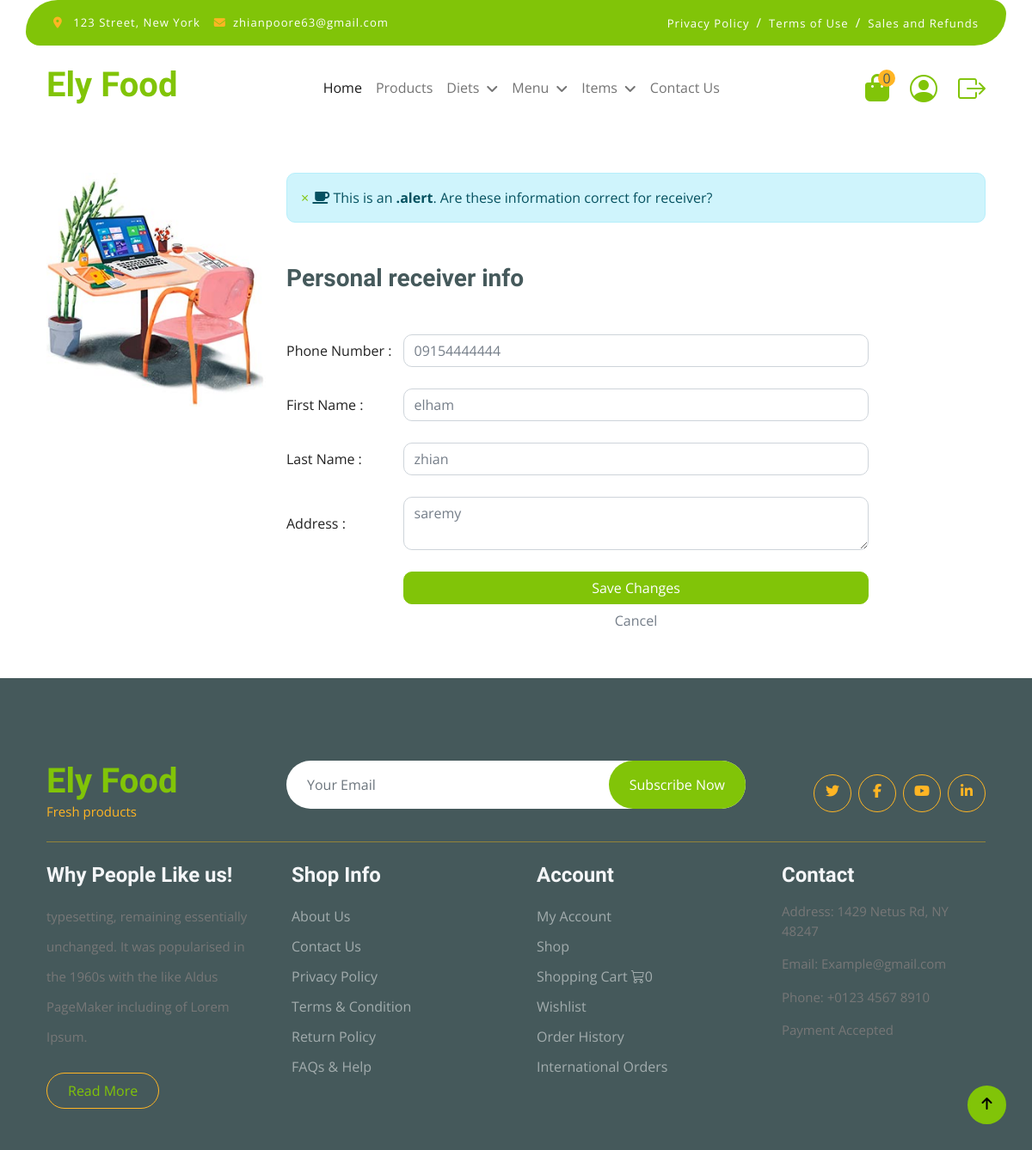
Page /cart/order/create/ (signed in) on the committed database.
### accounts/models.py (models this page shows, shortened)
class User(AbstractBaseUser, PermissionsMixin):
    phone_number = models.CharField(max_length=11, unique=True)
    email = models.EmailField(max_length=255,unique=True)
    first_name = models.CharField(max_length=255, null=True,blank=True)
    last_name = models.CharField(max_length=255, null=True,blank=True)
    address = models.TextField(null=True,blank=True)
    is_active = models.BooleanField(default=True)
    is_admin = models.BooleanField(default=False)
    objects = UserManager()
    USERNAME_FIELD = 'phone_number'
    REQUIRED_FIELDS = ['email']

### cart/views.py (the view, shortened to what this page needs)
# urls.py: path('order/create/', views.OrderCreateView.as_view(), name='order_create'),
class OrderCreateView(LoginRequiredMixin, View):
    form_class = UserInfoForm
    template_name = 'cart/order-create.html'
    def get(self, request):
        ctx = {
            'form': self.form_class(instance=request.user),
        }
        return render(request, self.template_name, ctx)

### cart/forms.py (shortened to what this page needs)
class UserInfoForm(forms.ModelForm):
    class Meta:
        model = User
        fields = ('phone_number','first_name', 'last_name','address')

### cart/cart.py (called while the page is built)
    def __len__(self):
        return sum(1 for item in self.cart.values())

    def __len__(self):
        return sum(1 for item in self.variant_cart.values())

### cart/context_processors.py (called while the page is built)
def cart_context_processor(request):
    return {
        'cart_len': Cart(request).__len__() + VariantCart(request).__len__()
    }

### home/context_processors.py (called while the page is built)
def main_menu_cp(request):
    return {
        'main_menu': MainMenu.objects.filter(available=True)
    }

def menu_item_cp(request):
    return {
        'menu_item': MenuItem.objects.filter(available=True)
    }

def diet_category_cp(request):
    return {
        'diet_cat': DietCategory.objects.filter(available=True)
    }

### cart/templates/cart/order-create.html (shortened to what this page needs)
{% extends 'base.html' %}
{% load static %}
{% block css %}
    <link rel="stylesheet" href="{% static 'accounts/css/accounts.css' %}">
    <link rel="stylesheet" href="{% static 'css/bootstrap.min.css' %}">
{% endblock %}
{% block content %}
    <div class="container">
        <div class="row">
            <div class="col-md-3 mt-5">
                <div class="">
                    <img src="{% static 'image/signup-image.jpg' %}"
                         class="avatar img-circle" alt="avatar">
                </div>
            </div>
            <div class="col-md-9 personal-info mt-5">
                <div class="alert alert-info alert-dismissable">
                    <a class="panel-close close" data-dismiss="alert">×</a>
                    <i class="fa fa-coffee"></i>
                    This is an <strong>.alert</strong>. Are these information correct for receiver?
                </div>
                <h3 class="mt-5 ">Personal receiver info</h3>
                <form class="form-horizontal mt-5" role="form" action="" method="post" novalidate>
                    <div class="form-group d-flex justify-content-evenly">
                        <label class="col-md-3 control-label " for="id_phone_number">Phone Number :</label>
                        <div class="col-md-8">
                            <input type="text" name="phone_number" class="form-control " id="id_phone_number" required value="{{ request.user.phone_number }}"
                                   maxlength=11>
                        </div>
                    </div>
                    <div class="form-group d-flex justify-content-evenly">
                        <label class="col-md-3 control-label" for="id_first_name">First Name :</label>
                        <div class="col-md-8">
                            <input type="text" name="first_name" maxlength=255 class="form-control " id="id_first_name"
                                   value="{{ request.user.first_name }}">
                        </div>
                    </div>
                    <div class="form-group d-flex justify-content-evenly">
                        <label class="col-md-3 control-label" for="id_last_name">Last Name :</label>
                        <div class="col-md-8">
                            <input type="text" name="last_name" class="form-control " maxlength=255 id="id_last_name"
                                   value="{{ request.user.last_name }}">
                        </div>
                    </div>
                    <div class="form-group d-flex justify-content-evenly">
                        <label class="col-md-3 control-label" for="id_address">Address :</label>
                        <div class="col-md-8">
                            <textarea name="address" class="form-control " cols="10" rows="2" value="{{ request.user.first_name }}"
                                      id="id_address">{{ request.user.address }}</textarea>
                        </div>
                    </div>
                    <div class="form-group d-flex justify-content-evenly">
                        <div class="col-md-8">
                            <input type="submit" class="btn btn-primary text-white" value="Save Changes">
                            <input type="reset" class="btn btn-default" value="Cancel">
                        </div>
                    </div>
                </form>
            </div>
        </div>
    </div>
{% endblock %}

### accounts/static/accounts/css/accounts.css (style rules this page uses)
input, select, textarea { outline: none; appearance: unset !important; -moz-appearance: unset !important; -webkit-appearance: unset !important; -o-appearance: unset !important; -ms-appearance: unset !important; }
img { max-width: 100%; height: auto; }
body { font-size: 13px; line-height: 1.8; color: #222; background: #f8f8f8; font-weight: 400; font-family: Poppins; }
.form-group { position: relative; margin-bottom: 25px; overflow: hidden; }
.form-group:last-child { margin-bottom: 0px; }
input { width: 100%; display: block; border: none; border-bottom: 1px solid #999; padding: 6px 30px; font-family: Poppins; box-sizing: border-box; }
label { position: absolute; left: 0; top: 50%; transform: translateY(-50%); -moz-transform: translateY(-50%); -webkit-transform: translateY(-50%); -o-transform: translateY(-50%); -ms-transform: translateY(-50%); color: #222; }

### static/css/style.css (style rules this page uses)
.btn { font-weight: 600; transition: .5s; }

### rows in the picture
User: phone_number "09154444444", first_name "elham", last_name "zhian", address "saremy"

### other values in the picture
{{ cart_len }} "0"
